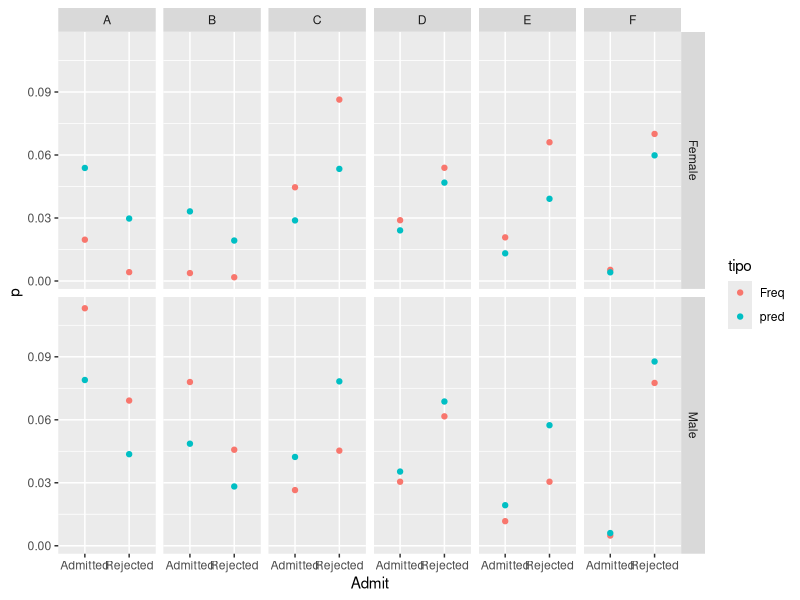

Generate this figure with R:
## ---- chunk 1
knitr::opts_chunk$set(echo = TRUE)
## ---- chunk 2
library(tidyverse)
## ---- chunk 3
admisiones <- read_csv("../recursos/admissions.csv")
admin_freq <- xtabs(~Admit + Dept + Gender, data = admisiones)
admin_df <- as.data.frame(admin_freq)
# ajustamos el modelo con una interacción
mod <- glm(formula = Freq ~ Admit + Dept + Gender + Dept:Admit, 
           family = poisson, 
           data = admin_df)
# vemos los coeficientes
summary(mod)
admin_df$pred <- predict(mod, admin_df[, -4], type = "response")
admin_df
admin_df_2 <- admin_df %>% gather(tipo, valor, Freq, pred)
ggplot(admin_df_2, aes(x = Admit, y = valor/sum(admin_df$Freq), color = tipo)) + 
  facet_grid(Gender~Dept) + 
  geom_point() +
  labs(y = "p")
## ---- chunk 4
rodents <- read_csv("../recursos/rodents.csv")
glimpse(rodents)
## ---- chunk 5
dressify <- read_csv("../recursos/dressify.csv")
glimpse(dressify)
